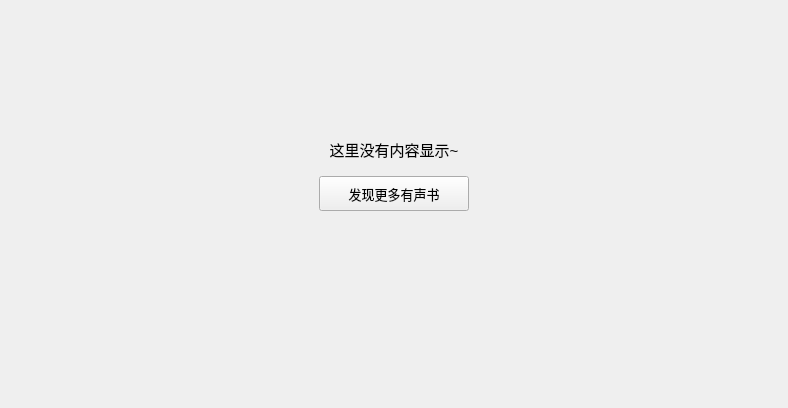
<?xml version="1.0" encoding="UTF-8"?>
<ui version="4.0">
 <class>DownloadedWidget</class>
 <widget class="QWidget" name="DownloadedWidget">
  <property name="geometry">
   <rect>
    <x>0</x>
    <y>0</y>
    <width>788</width>
    <height>408</height>
   </rect>
  </property>
  <property name="windowTitle">
   <string>DownloadedWidget</string>
  </property>
  <layout class="QVBoxLayout" name="verticalLayout">
   <item>
    <widget class="QWidget" name="table_widget" native="true">
     <layout class="QVBoxLayout" name="verticalLayout_2" stretch="2,1,3">
      <item>
       <spacer name="verticalSpacer_2">
        <property name="orientation">
         <enum>Qt::Vertical</enum>
        </property>
        <property name="sizeHint" stdset="0">
         <size>
          <width>20</width>
          <height>40</height>
         </size>
        </property>
       </spacer>
      </item>
      <item>
       <layout class="QGridLayout" name="gridLayout">
        <property name="verticalSpacing">
         <number>15</number>
        </property>
        <item row="0" column="0">
         <spacer name="horizontalSpacer_8">
          <property name="orientation">
           <enum>Qt::Horizontal</enum>
          </property>
          <property name="sizeHint" stdset="0">
           <size>
            <width>40</width>
            <height>20</height>
           </size>
          </property>
         </spacer>
        </item>
        <item row="0" column="1">
         <widget class="QLabel" name="prompt_label">
          <property name="font">
           <font>
            <pointsize>11</pointsize>
           </font>
          </property>
          <property name="text">
           <string>这里没有内容显示~</string>
          </property>
          <property name="scaledContents">
           <bool>false</bool>
          </property>
          <property name="alignment">
           <set>Qt::AlignBottom|Qt::AlignHCenter</set>
          </property>
         </widget>
        </item>
        <item row="0" column="2">
         <spacer name="horizontalSpacer_9">
          <property name="orientation">
           <enum>Qt::Horizontal</enum>
          </property>
          <property name="sizeHint" stdset="0">
           <size>
            <width>40</width>
            <height>20</height>
           </size>
          </property>
         </spacer>
        </item>
        <item row="1" column="0">
         <spacer name="horizontalSpacer_11">
          <property name="orientation">
           <enum>Qt::Horizontal</enum>
          </property>
          <property name="sizeHint" stdset="0">
           <size>
            <width>40</width>
            <height>20</height>
           </size>
          </property>
         </spacer>
        </item>
        <item row="1" column="1">
         <widget class="QPushButton" name="search_pushButton">
          <property name="minimumSize">
           <size>
            <width>150</width>
            <height>35</height>
           </size>
          </property>
          <property name="maximumSize">
           <size>
            <width>150</width>
            <height>35</height>
           </size>
          </property>
          <property name="font">
           <font>
            <pointsize>10</pointsize>
           </font>
          </property>
          <property name="cursor">
           <cursorShape>PointingHandCursor</cursorShape>
          </property>
          <property name="text">
           <string>发现更多有声书</string>
          </property>
         </widget>
        </item>
        <item row="1" column="2">
         <spacer name="horizontalSpacer_10">
          <property name="orientation">
           <enum>Qt::Horizontal</enum>
          </property>
          <property name="sizeHint" stdset="0">
           <size>
            <width>40</width>
            <height>20</height>
           </size>
          </property>
         </spacer>
        </item>
       </layout>
      </item>
      <item>
       <spacer name="verticalSpacer">
        <property name="orientation">
         <enum>Qt::Vertical</enum>
        </property>
        <property name="sizeHint" stdset="0">
         <size>
          <width>20</width>
          <height>40</height>
         </size>
        </property>
       </spacer>
      </item>
     </layout>
    </widget>
   </item>
  </layout>
 </widget>
 <resources/>
 <connections/>
</ui>
